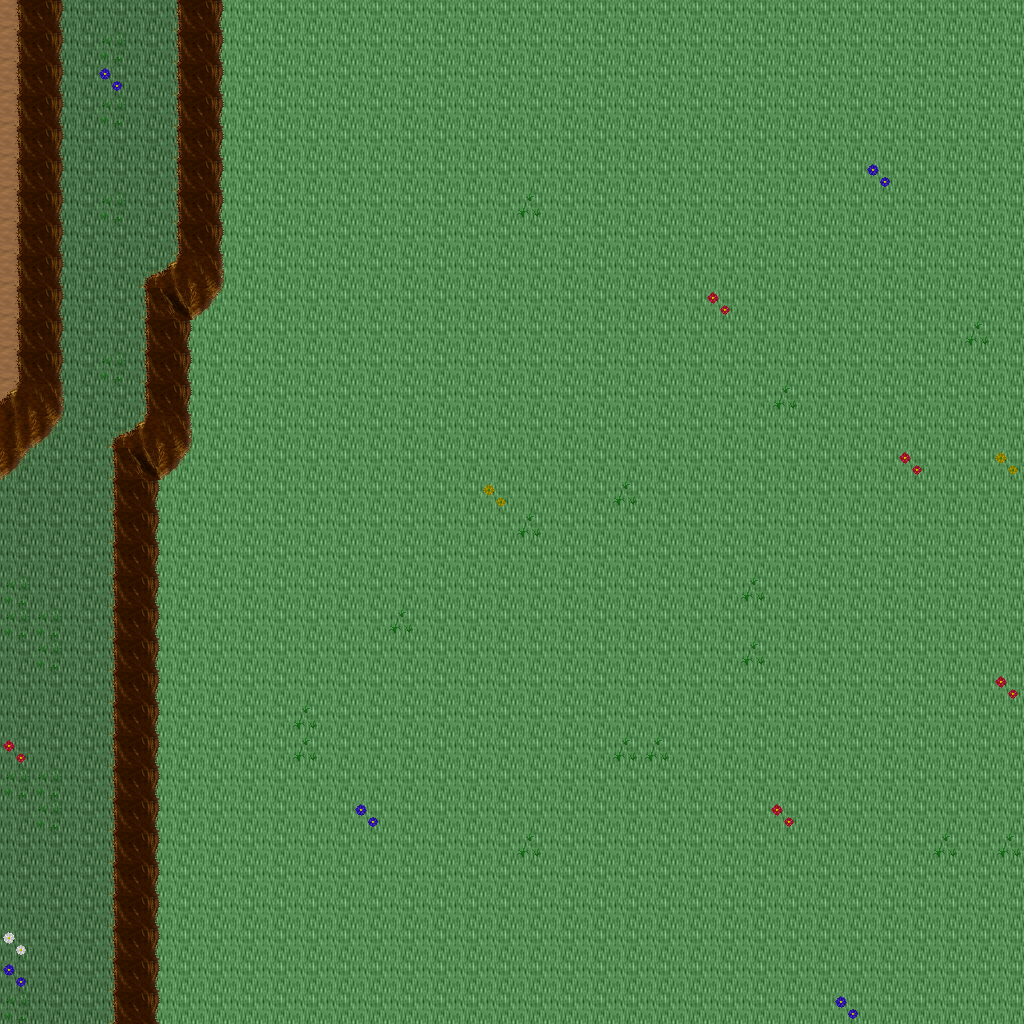

A 2D game scene composited from a Tiled map and its tileset images. What follows is a short description and the map's XML, with each tile layer's data collapsed to a summary:
An orthogonal 32x32 tile map with 32x32 px tiles, 5 tile layers (Ground, Objects, Objects2, Above, ...), 1 hidden layer not drawn, 16 tilesets.

<map version="1.10" tiledversion="1.11.0" orientation="orthogonal" renderorder="right-down" width="32" height="32" tilewidth="32" tileheight="32" infinite="0" nextlayerid="11" nextobjectid="1">
 <tileset firstgid="1" name="ground_ground" tilewidth="32" tileheight="32" tilecount="33" columns="3">
  <image source="../drawable/ground_ground.png" width="96" height="352" />
 </tileset>
 <tileset firstgid="34" name="ground_ridge_earth_dark" tilewidth="32" tileheight="32" tilecount="96" columns="12">
  <image source="../drawable/ground_ridge_earth_dark.png" width="384" height="256" />
 </tileset>
 <tileset firstgid="130" name="ground_earth_edges" tilewidth="32" tileheight="32" tilecount="18" columns="6">
  <image source="../drawable/ground_earth_edges.png" width="192" height="96" />
 </tileset>
 <tileset firstgid="148" name="ground_rock_pebbles" tilewidth="32" tileheight="32" tilecount="3" columns="1">
  <image source="../drawable/ground_rock_pebbles.png" width="32" height="96" />
 </tileset>
 <tileset firstgid="151" name="plant_grasses" tilewidth="32" tileheight="32" tilecount="6" columns="3">
  <image source="../drawable/plant_grasses.png" width="96" height="64" />
 </tileset>
 <tileset firstgid="157" name="plant_flower_daisy_white" tilewidth="32" tileheight="32" tilecount="8" columns="2">
  <image source="../drawable/plant_flower_daisy_white.png" width="64" height="128" />
 </tileset>
 <tileset firstgid="165" name="plant_flower_daisy_blue" tilewidth="32" tileheight="32" tilecount="8" columns="2">
  <image source="../drawable/plant_flower_daisy_blue.png" width="64" height="128" />
 </tileset>
 <tileset firstgid="173" name="plant_flower_daisy_red" tilewidth="32" tileheight="32" tilecount="8" columns="2">
  <image source="../drawable/plant_flower_daisy_red.png" width="64" height="128" />
 </tileset>
 <tileset firstgid="181" name="plant_flower_daisy_yellow" tilewidth="32" tileheight="32" tilecount="8" columns="2">
  <image source="../drawable/plant_flower_daisy_yellow.png" width="64" height="128" />
 </tileset>
 <tileset firstgid="189" name="plant_tree_tree_green" tilewidth="32" tileheight="32" tilecount="88" columns="8">
  <image source="../drawable/plant_tree_tree_green.png" width="256" height="352" />
 </tileset>
 <tileset firstgid="277" name="logic_portal" tilewidth="32" tileheight="32" tilecount="24" columns="8">
  <image source="../drawable/logic_portal.png" width="256" height="96" />
 </tileset>
 <tileset firstgid="301" name="logic_collision" tilewidth="32" tileheight="32" tilecount="1" columns="1">
  <image source="../drawable/logic_collision.png" width="32" height="32" />
 </tileset>
 <tileset firstgid="302" name="furniture_chair_bench_wooden" tilewidth="32" tileheight="32" tilecount="8" columns="2">
  <image source="../drawable/furniture_chair_bench_wooden.png" width="64" height="128" />
 </tileset>
 <tileset firstgid="310" name="plant_stump_int_small_stump_2" tilewidth="32" tileheight="32" tilecount="1" columns="1">
  <image source="../drawable/plant_stump_int_small_stump_2.png" width="32" height="32" />
 </tileset>
 <tileset firstgid="311" name="object_well_hoist" tilewidth="32" tileheight="32" tilecount="9" columns="3">
  <image source="../drawable/object_well_hoist.png" width="96" height="96" />
 </tileset>
 <tileset firstgid="320" name="logic_creature_mutant" tilewidth="32" tileheight="32" tilecount="7" columns="7">
  <image source="../drawable/logic_creature_mutant.png" width="224" height="32" />
 </tileset>
 <layer id="1" name="Ground" width="32" height="32">
  <data>[1024 cells, 1024 non-empty, 3 distinct tile ids]</data>
 </layer>
 <layer id="2" name="Objects" width="32" height="32">
  <data>[1024 cells, 137 non-empty, 14 distinct tile ids]</data>
 </layer>
 <layer id="3" name="Objects2" width="32" height="32">
  <data>[1024 cells, 0 non-empty, 0 distinct tile ids]</data>
 </layer>
 <layer id="4" name="Above" width="32" height="32">
  <data>[1024 cells, 0 non-empty, 0 distinct tile ids]</data>
 </layer>
 <layer id="5" name="Above2" width="32" height="32">
  <data>[1024 cells, 0 non-empty, 0 distinct tile ids]</data>
 </layer>
 <layer id="6" name="Walkable" width="32" height="32" visible="0">
  <data>[1024 cells, 95 non-empty, 1 distinct tile ids]</data>
 </layer>
 <objectgroup id="7" name="Mapevents" />
 <objectgroup id="8" name="Spawn" />
 <objectgroup id="9" name="Keys" />
 <objectgroup id="10" name="Replace" />
</map>
